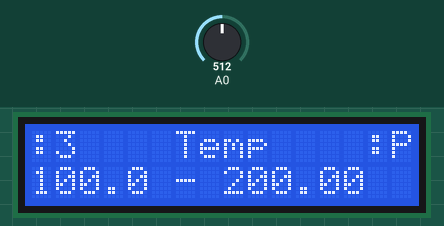
Simulated run of this sketch. Board: Arduino Uno, built with avr-gcc and run on an emulated ATmega328P. Parts: 16×2 character LCD. The inputs (shaded band) are chosen by the test bench; at power-on: A0 = 512. What the sketch prints to the serial monitor is not drawn.

Above: at 1.2 s.
1.3 s: A0 set to 716
At 2.4 s:
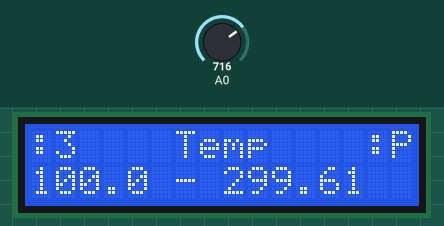
2.8 s: A0 set to 900
At 3.8 s:
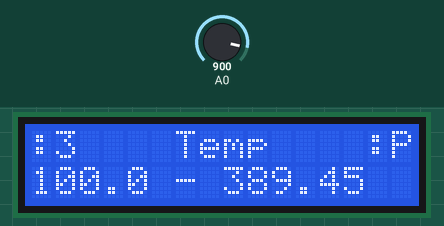
4.3 s: A0 set to 1023
At 5.1 s:
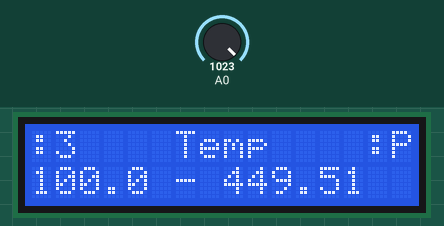
Timing chart, 0 to 7.3 s (numbered marks = the images above; inputs shaded):
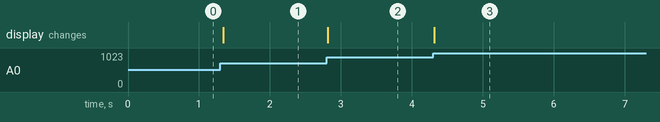

The sketch:

TempSensorWithScreen.ino
```cpp
#include <LiquidCrystal.h>
LiquidCrystal lcd(12, 11, 5, 4, 3, 2);
float maxTemp = 0;
float minTemp = 100;

void setup() {
  lcd.begin(16, 2);
  Serial.begin(9600);
  lcd.print(":3    Temp    :P");
  lcd.setCursor(0, 1);
}

void loop() {
  int sensorVal = analogRead(A0);
  float voltage = (sensorVal/1024.0) * 5.0;
  float temp = (voltage - 0.5) * 100;
  Serial.println(temp);

  if (temp > maxTemp) {
    maxTemp = temp;
  }

  if (temp < minTemp) {
    minTemp = temp;
  }

  lcd.print(minTemp);
  lcd.setCursor(5, 1);
  lcd.print(" - ");
  lcd.setCursor(8, 1);
  lcd.print(maxTemp);
  lcd.setCursor(0, 1);
}
```

Measured:
- after the input at 1.3 s, the display: changes at once (image 1)
- after the input at 2.8 s, the display: changes at once (image 2)
- after the input at 4.3 s, the display: changes at once (image 3)
